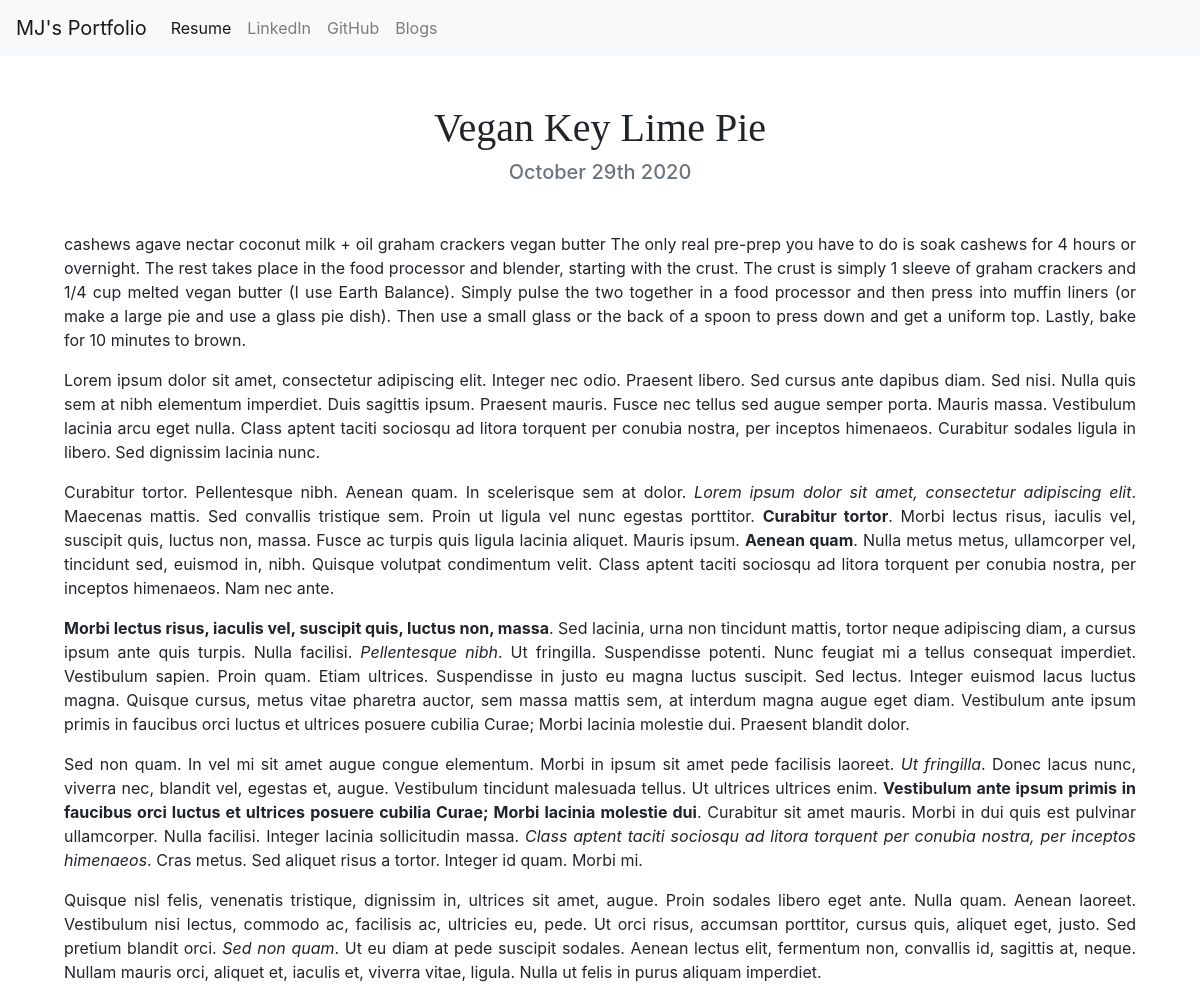
Page /blog/1/ on the committed database.
### blog/models.py (models this page shows, shortened)
class Blog(models.Model):
    title = models.CharField(max_length=200)
    description = models.TextField()
    date = models.DateField(auto_now=True)

### blog/views.py (the view)
# urls.py: path('<int:blog_id>/', views.details, name='details'),
def details(request, blog_id):
    blog = get_list_or_404(Blog, pk=blog_id)
    return render(request, 'details.html', {'blog': blog})

### blog/templates/details.html (shortened to what this page needs)
<!DOCTYPE html>
{% extends 'base_template.html' %}
{% load static %}
{% block content %}
<link href="{% static 'blog/details.css' %}" rel="stylesheet">
{% for item in blog %}
<h1 class="text-center mt-5">{{ item.title }}</h1>
<h5 class="text-center text-muted mb-5">{{ item.date|date:'F jS Y' }}</h5>
<div>
<p>{{ item.description|safe }}</p>
</div>
{% endfor %}
{% endblock %}

### blog/static/blog/details.css (style rules this page uses)
h1 { font-family: 'Playfair Display', serif; }
p { margin: 1rem 4rem; text-align: justify; }

### rows in the picture
Blog: title "Vegan Key Lime Pie", date "October 29th 2020", description "cashews agave nectar coconut milk + oil graham crackers vegan butter The only real pre-prep you have to do is soak cashews for 4 hours or overnight. The rest takes place in the food processor and blender, starting with the crust. The crust is simply 1 sleeve of graham crackers and 1/4 cup melted vegan butter (I use Earth Balance). Simply pulse the two together in a food processor and then press into muffin liners (or make a large pie and use a glass pie dish). Then use a small glass or the back of a spoon to press down and get a uniform top. Lastly, bake for 10 minutes to brown. Lorem ipsum dolor sit amet, consectetur adipiscing elit. Integer nec odio. Praesent libero. Sed cursus ante…"
